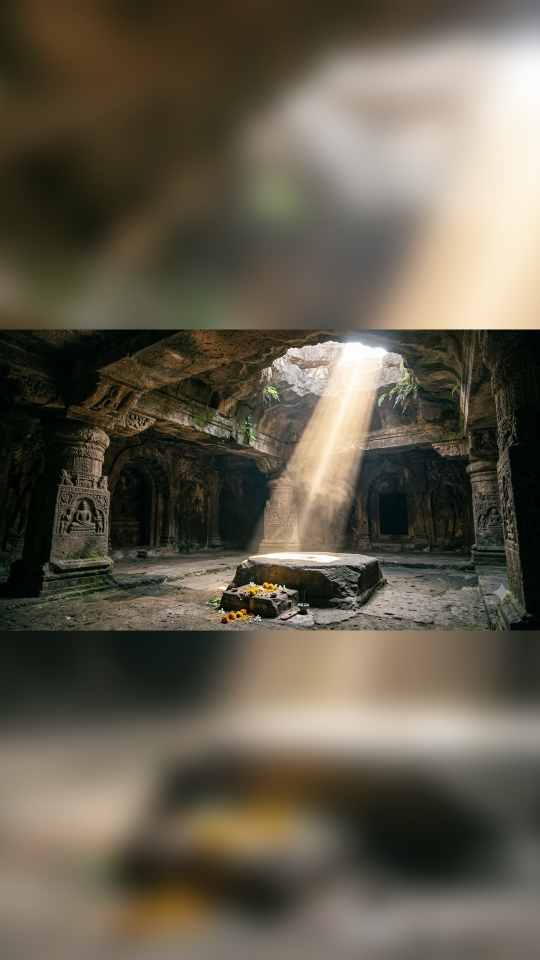
#> input picture posted_images/story_temp_1793522071.jpg, 1080 x 1920 px (shown at 1/2 size)
$ python -i main.py   (imports and definitions only)
#> lines starting #> are read from the running program, lines starting #| are printed output that depends on the picture
import os
import sys

# [4 lines not run here, left out]

import random
import time
import subprocess
import requests
from google import genai
from PIL import Image, ImageFilter
import urllib.parse
import json
from datetime import datetime

# [46 lines left out: functions check_daily_image_limit, record_daily_image_done, not called in this run]

# Secrets from GitHub Actions
GEMINI_API_KEY = os.environ.get("GEMINI_API_KEY")
FB_ACCESS_TOKEN = os.environ.get("FB_ACCESS_TOKEN")

# [8 lines not run here, left out]

# NAYE PAGE KA ID YAHAN HARDCODE KAREIN
FB_PAGE_ID = "1808917602588221"

# [7 lines not run here, left out]

# [1 line that did not run here, left out]
IMAGES_FOLDER = "images"
GEMINI_MODELS = ["gemini-2.5-flash", "gemini-2.0-flash", "gemini-1.5-flash", "gemini-flash-latest"]
# Yahan naye repo ka naam aayega (e.g., Auto-Insta-Krishna)
GITHUB_REPO_RAW_URL = "https://raw.githubusercontent.com/paresh101p-jpg/Auto-Insta-Krishna/master/"

HISTORY_FILE = "post_history.json"
POSTED_FOLDER = "posted_images"
REELS_FILE = "reels_urls.txt"
TEMP_VIDEO = "temp_video.mp4"

# [8 lines left out: function load_history, not called in this run]

def save_history(history):
    with open(HISTORY_FILE, "w") as f:
        json.dump(history, f)

# [790 lines left out: functions git_commit_and_push, mark_url_as_used, reload_urls_from_backup_if_needed, get_next_media, clean_caption, generate_caption and 7 more, not called in this run]


def create_story_image(local_path):
#> called with local_path = 'posted_images/story_temp_1793522071.jpg'
    try:
        img = Image.open(local_path).convert("RGB")
#> img is the input picture: PIL image 1080x1920 RGB; mean R, G, B 99.5, 92.5, 77.3
        target_w, target_h = 1080, 1920
        w, h = img.size
#> w = 1080; h = 1920

        # Create a proportionally zoomed background to fill the canvas without stretching
        bg_scale = max(target_w / w, target_h / h)
#> bg_scale = 1
        bg_w, bg_h = int(w * bg_scale), int(h * bg_scale)
#> bg_w = 1080; bg_h = 1920
        bg = img.resize((bg_w, bg_h), Image.Resampling.LANCZOS)
        bg = bg.filter(ImageFilter.GaussianBlur(radius=30))
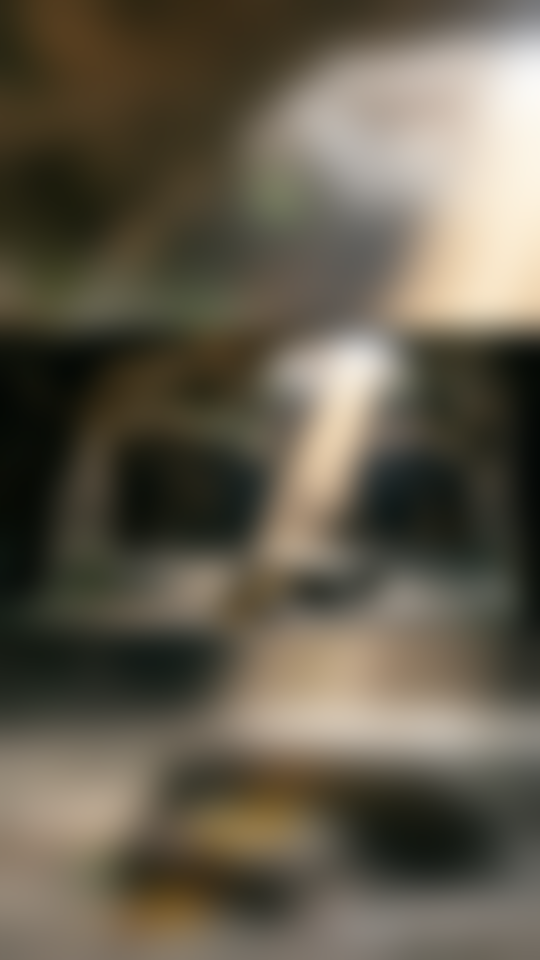
#> bg: PIL image 1080x1920 RGB (shown at 1/2 size); mean R, G, B 99.5, 92.4, 77.2

        # Crop the center of the blurred background
        left = (bg_w - target_w) // 2
#> left = 0
        top = (bg_h - target_h) // 2
#> top = 0
        bg = bg.crop((left, top, left + target_w, top + target_h))

        # Foreground: preserve aspect ratio, fit inside the canvas
        scale = min(target_w / w, target_h / h)
#> scale = 1
        new_w, new_h = int(w * scale), int(h * scale)
#> new_w = 1080; new_h = 1920
        fg = img.resize((new_w, new_h), Image.Resampling.LANCZOS)

        # Paste foreground into the exact center
        y_offset = (target_h - new_h) // 2
#> y_offset = 0
        x_offset = (target_w - new_w) // 2
#> x_offset = 0
        bg.paste(fg, (x_offset, y_offset))
        import os
        base_name = os.path.basename(local_path)
        dir_name = os.path.dirname(local_path)
        story_path = os.path.join(dir_name, f"story_{base_name}") if dir_name else f"story_{base_name}"
        bg.save(story_path, quality=95)
        return story_path
    except Exception as e:
        print(f"Error creating story image: {e}")
        return local_path

# [23 lines left out: functions upload_to_catbox, retry_post, not called in this run]

# [189 lines not run here, left out]

>>> result = create_story_image('posted_images/story_temp_1793522071.jpg')
